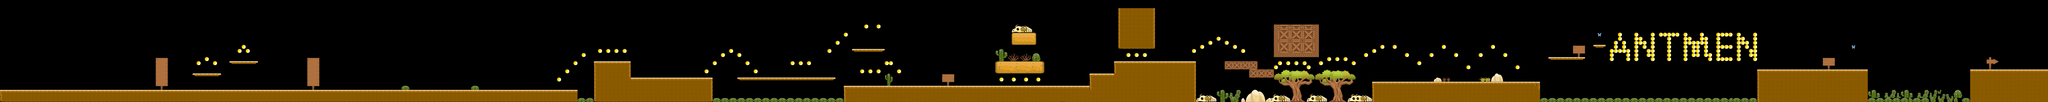

A level layout from a 2D game, rendered from its tile map. Below: a short description, then the map file with tile-grid data replaced by summaries:
An orthogonal 500x25 tile map with 32x32 px tiles, 6 tile layers (floor, fire, coin, fly, ...), 1 hidden layer not drawn.

<map version="1.0" orientation="orthogonal" renderorder="right-down" width="500" height="25" tilewidth="32" tileheight="32" nextobjectid="1">
 <tileset firstgid="1" name="floor" tilewidth="32" tileheight="32" tilecount="864" columns="32">
  <image source="desert.png" trans="ffffff" width="1032" height="884" />
 </tileset>
 <layer name="floor" width="500" height="25">
  <data>[12500 cells, 2195 non-empty, 160 distinct tile ids]</data>
 </layer>
 <layer name="fire" width="500" height="25">
  <data>[12500 cells, 269 non-empty, 72 distinct tile ids]</data>
 </layer>
 <layer name="coin" width="500" height="25">
  <data>[12500 cells, 183 non-empty, 1 distinct tile ids]</data>
 </layer>
 <layer name="fly" width="500" height="25">
  <data>[12500 cells, 2 non-empty, 1 distinct tile ids]</data>
 </layer>
 <layer name="gate" width="500" height="25">
  <data>[12500 cells, 9 non-empty, 9 distinct tile ids]</data>
 </layer>
 <layer name="hint" width="500" height="25">
  <data>[12500 cells, 186 non-empty, 12 distinct tile ids]</data>
 </layer>
 <layer name="background" width="500" height="25" visible="0">
  <data>[12500 cells, 0 non-empty, 0 distinct tile ids]</data>
 </layer>
</map>
